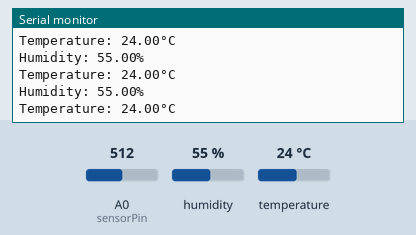
A sketch run on a simulated Arduino Uno, built with avr-gcc and run on an emulated ATmega328P. Parts: the last lines printed to the serial monitor. The inputs (shaded band) are chosen by the test bench; at power-on: humidity 55 %, temperature 24 °C, A0 (sensorPin) = 512.

Above: at 1.2 s.
1.3 s: humidity set to 22 %
At 2.3 s:
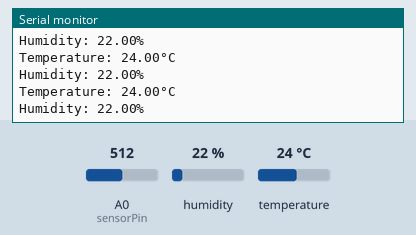
4.3 s: temperature set to 12 °C
At 5.3 s:
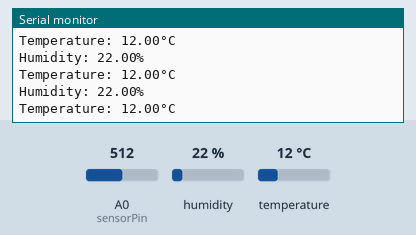
7.3 s: humidity set to 40 %
At 8.1 s:
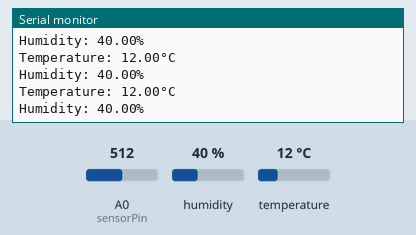
Timing chart, 0 to 10.3 s (numbered marks = the images above; inputs shaded):
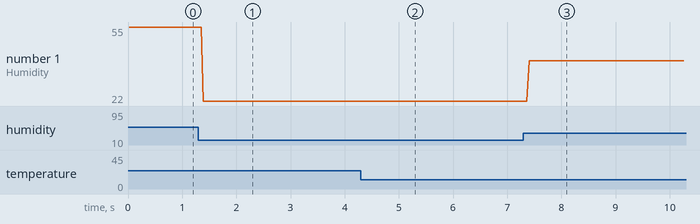

Measured:
- after the input at 1.3 s, the serial monitor: prints a new line after 0.09 s (image 1)
- after the input at 4.3 s, the serial monitor: prints a new line after 0.09 s (image 2)
- after the input at 7.3 s, the serial monitor: prints a new line after 0.10 s (image 3)
- plotted number 1: 55 → 22 after the input at 1.3 s, 22 → 40 after the input at 7.3 s

The sketch:

capteursTransmi.ino
```cpp
/*
   Ce programme sert à récupérer les données des capteurs, puis de les envoyer via liaison I2C à la raspberry.
   Les données seront transmises capteur par capteur et on force l'écriture sur 4 octets afin d'éviter des problèmes de compréhension côté raspberry.
   Pour récupérer les données de température et d'humidité, on utilise les fonctions constructeurs dht comme dans l'exemple fournie dans la documentation
   (Ce code est le code de la documentation mais adaptée à notre problème, d'où les commentaires en anglais).
*/

#include <Wire.h>
#include <Adafruit_Sensor.h>
#include <DHT.h>
#include <DHT_U.h>
#include "rgb_lcd.h"
#include "Arduino.h"
//1: toggle mode, 2: follow mode
#define LED_MODE   1
#define SLAVE_ADDRESS 0x8


#define DHTPIN 5     // Digital pin connected to the DHT sensor
// Feather HUZZAH ESP8266 note: use pins 3, 4, 5, 12, 13 or 14 --
// Pin 15 can work but DHT must be disconnected during program upload.

// Uncomment the type of sensor in use:
//#define DHTTYPE    DHT11     // DHT 11
#define DHTTYPE    DHT22     // DHT 22 (AM2302)
//#define DHTTYPE    DHT21     // DHT 21 (AM2301)

// See guide for details on sensor wiring and usage:
//   https://learn.adafruit.com/dht/overview

DHT_Unified dht(DHTPIN, DHTTYPE);

uint32_t delayMS;

int sensorPin = A0;    // select the input pin for the potentiometer
int sensorValue = 0;  // variable to store the value coming from the sensor


unsigned long lastDebounceTime = 0;  // the last time the output pin was toggled
unsigned long debounceDelay = 50;    // the debounce time; increase if the output flickers
unsigned long lastLedFadeTime = 0;

// Définition variables utilisées, le type char correspond au type octet (ou byte) car ce dernier n'existe pas en C

float ftemp;
unsigned char temp[4] = {0};
float fhum;
unsigned char hum[4] = {0};
float flum;
unsigned char lum[4] = {0};


void setup() {
    // initialize i2c as slave.
    Serial.begin(9600);
    Wire.begin(SLAVE_ADDRESS);
    Wire.onRequest(sendData);
    dht.begin();
    sensor_t sensor;
    delayMS = sensor.min_delay / 1000;
    dht.temperature().getSensor(&sensor);
    dht.humidity().getSensor(&sensor);
}

void loop() {
    sensors_event_t event;
    // Récupération de la température
    dht.temperature().getEvent(&event);
    if (isnan(event.temperature)) {
      Serial.println(F("Error reading temperature!"));
    }
    else {
      Serial.print(F("Temperature: "));
      Serial.print(event.temperature);
      Serial.println(F("°C"));
      ftemp = event.temperature;
      memcpy(temp,&ftemp,4);
    }
    // Récupération de l'humidité
    dht.humidity().getEvent(&event);
    if (isnan(event.relative_humidity)) {
      Serial.println(F("Error reading humidity!"));
    }
    else {
      Serial.print(F("Humidity: "));
      Serial.print(event.relative_humidity);
      Serial.println(F("%"));
      fhum = event.relative_humidity;
      memcpy(hum,&fhum,4);
    }
    flum = analogRead(sensorPin);
    memcpy(lum,&flum,4);
}

int index = 0;


// Fonction pour envoyer les données
void sendData() {
  Wire.write(temp,4);
  Wire.write(hum,4);
  Wire.write(lum,4);
 }
```
